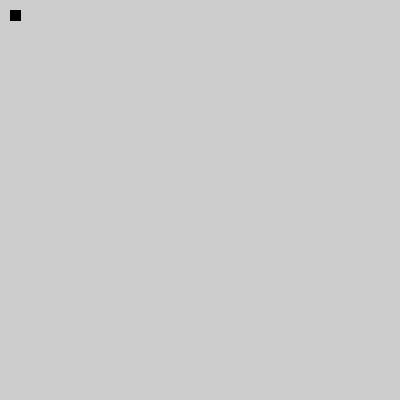
Frame 1 (no input)
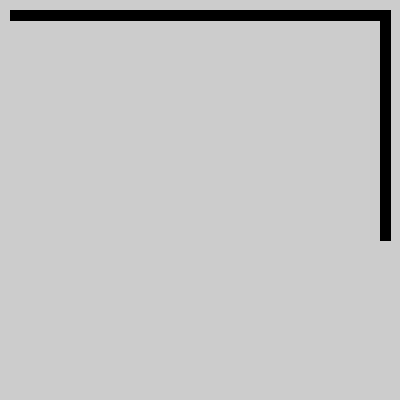
Frame 60 (the mouse pressed at the canvas centre just before this capture)
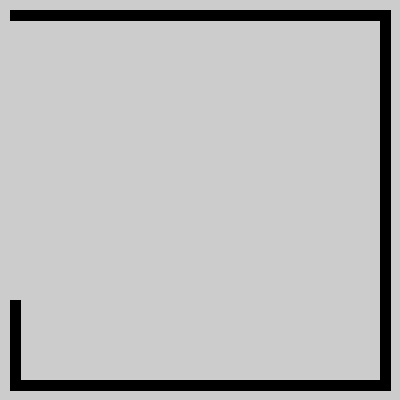
Frame 120 (the mouse held since frame 60 and released just before this capture)

The Processing sketch that drew these frames (run headless with seeded random() and noise(); from frame 60 on, the mouse is pressed at the canvas centre):

// Processing sketch: processing_31596
// ── processing_31596.pde

int x,y,endx,endy,startx,starty;
void setup()
{
  size(400,400);
  fill(0);
  startx=10;starty=10;
  x=0;y=starty;
  endx=endy=380;
  //ellipseMode(CORNER);
}
void draw()
{
  //background(255);
  if(y==starty && x < endx)
  {
    x+=10;
    
  }
  else if(x==endx && y<endy)
  {
    y+=10;
    
  }
  else if(y==endy && x>startx)
  {
    x-=10;
    if(x==startx)
    {
      endx-=20;
      starty+=20;
    }
    
  }  
  else if(x==startx && y>starty)
  {
    y-=10;
    if(y==starty)
    {
      endy-=20;
      startx+=20;
    }
    
  }
  
  rect(x,y,10,10);
}
